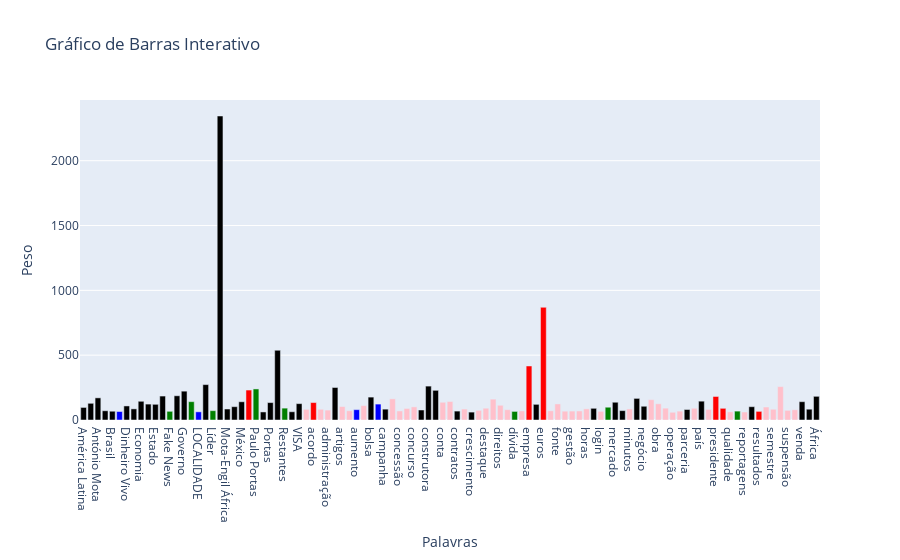

Write notebook code for a chart like this one.
### Code cell
import plotly.graph_objects as go

frequencias = df["keywords"].iloc[4]

# Step 1: Extract words, counts, and classes
palavras = list(frequencias.keys())
valores = [data['weight'] for data in frequencias.values()]
classes = [list(data['type']) for data in frequencias.values()]


# Step 2: Define color mapping for classes
color_map = {
    'ORG': 'blue',
    'PER': 'green',
    'MISC': 'red',
    "WORD": "pink",
    "LOC": "black"
}

# Step 3: Assign colors based on class
marker_colors = [
    color_map[class_name[0]] if isinstance(class_name, list) else color_map[class_name]
    for class_name in classes
]
# Step 4: Create the bar chart
fig = go.Figure(data=[
    go.Bar(
        x=palavras,
        y=valores,
        marker_color=marker_colors,
        hovertemplate="<b>%{x}</b><br>Weight: %{y}<br>Class: %{customdata}<extra></extra>",
        customdata=classes  # Adding class data for hover information
    )
])

fig.update_layout(
    title='Gráfico de Barras Interativo',
    xaxis_title='Palavras',
    yaxis_title='Peso',
)

fig.show()

### Figure 1 — Plotly figure (JSON) as saved in the notebook; plotly's stock layout.template omitted (floating-point values rounded to 4 significant figures; data arrays with more than 128 entries replaced by an {"elided": "..."} marker saying what was removed)
{"data": [{"customdata": {"elided": "103 rows, 166 str values in total"}, "hovertemplate": "<b>%{x}</b><br>Weight: %{y}<br>Class: %{customdata}<extra></extra>", "marker": {"color": ["black", "black", "black", "black", "black", "blue", "black", "black", "black", "black", "black", "black", "green", "black", "black", "green", "blue", "black", "green", "black", "black", "black", "black", "red", "green", "black", "black", "black", "green", "black", "black", "pink", "red", "pink", "pink", "black", "pink", "pink", "blue", "pink", "black", "blue", "black", "pink", "pink", "pink", "pink", "black", "black", "black", "pink", "pink", "black", "pink", "black", "pink", "pink", "pink", "pink", "pink", "green", "pink", "red", "black", "red", "pink", "pink", "pink", "pink", "pink", "pink", "black", "pink", "green", "black", "black", "pink", "black", "black", "pink", "pink", "pink", "pink", "pink", "black", "pink", "black", "pink", "red", "red", "pink", "green", "pink", "black", "red", "pink", "pink", "pink", "pink", "pink", "black", "black", "black"]}, "type": "bar", "x": ["América Latina", "Angola", "António Mota", "Anónimo", "Brasil", "Comissão do Mercado de Valores Mobiliários", "Dinheiro Vivo", "EUA", "Economia", "Em Portugal", "Estado", "Europa", "Fake News", "Ganhos da Mota-Engil", "Governo", "Jorge Coelho", "LOCALIDADE", "Lisboa", "Líder", "Mota-Engil", "Mota-Engil África", "Moçambique", "México", "PSI20", "Paulo Portas", "Polónia", "Portas", "Portugal", "Restantes", "Sociedade", "VISA", "acesso", "acordo", "acções", "administração", "anos", "artigos", "assinatura", "aumento", "ações", "bolsa", "bolsa de Lisboa", "campanha", "capital", "concessão", "concessões", "concurso", "condições", "construtora", "construção", "conta", "contrato", "contratos", "cotadas", "crescimento", "dados", "destaque", "dias", "direitos", "débito", "dívida", "dólares", "empresa", "empresas", "euros", "fecho", "fonte", "ganhos", "gestão", "hora", "horas", "investimento", "login", "marca", "mercado", "ministro", "minutos", "mundo", "negócio", "negócios", "obra", "obras", "operação", "pagamentos", "parceria", "participação", "país", "período", "presidente", "processo", "qualidade", "queda", "reportagens", "resposta", "resultados", "semana", "semestre", "subida", "suspensão", "terreno", "venda", "volume", "África"], "y": [96.95, 128.8, 170.8, 71.3, 67.75, 65.35, 108.4, 85.75, 144.4, 122.7, 121.1, 184.8, 67.05, 186.8, 222.5, 141.4, 62.95, 273.1, 71.95, 2345.0, 84.7, 102.8, 140.7, 231.1, 239.5, 62.1, 134.3, 537.9, 91.5, 63.6, 126.1, 82.7, 134.5, 82.7, 76.55, 250.7, 104.0, 71.65, 79.7, 111.1, 176.6, 122.7, 83.7, 163.3, 69.85, 89.1, 101.3, 77.15, 261.5, 228.9, 136.8, 142.9, 68.7, 84.45, 60.9, 74.7, 90.95, 160.9, 113.8, 79.45, 66.15, 70.45, 416.6, 120.8, 869.5, 71.1, 124.0, 68.05, 68.9, 69.9, 86.2, 90.15, 66.75, 98.6, 137.0, 72.25, 85.4, 166.6, 106.0, 156.7, 125.0, 91.45, 59.75, 68.55, 81.0, 90.5, 145.2, 81.95, 181.4, 90.1, 63.1, 68.6, 61.75, 102.6, 66.6, 100.2, 82.85, 257.6, 74.5, 79.3, 141.1, 83.3, 182.7]}], "layout": {"title": {"text": "Gráfico de Barras Interativo"}, "xaxis": {"title": {"text": "Palavras"}}, "yaxis": {"title": {"text": "Peso"}}}}
